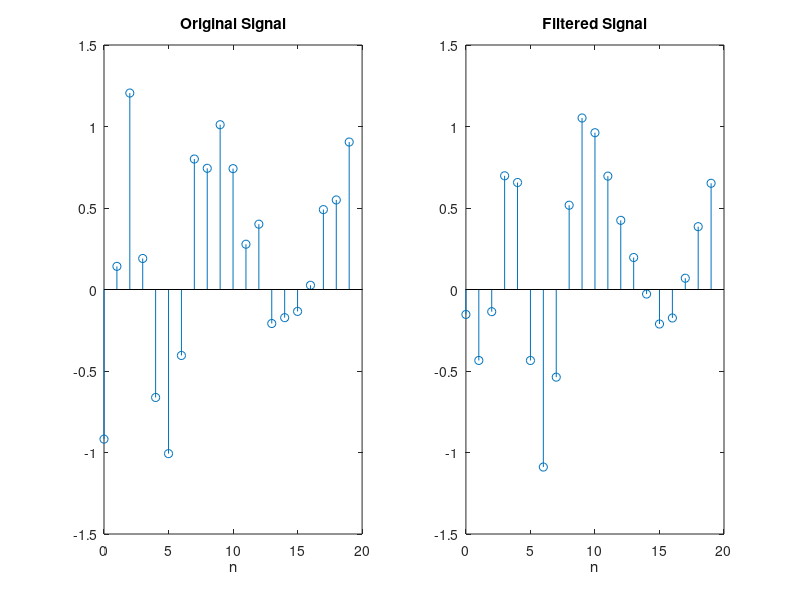

Source code (MATLAB):
signal = [-0.917843918645, 0.141984778794, 1.20536903482, 0.190286794412, -0.662370894973, -1.00700480494, -0.404707073677 ,0.800482325044, 0.743500089861, 1.01090520172, 0.741527555207, 0.277841675195, 0.400833448236, -0.2085993586, -0.172842103641, -0.134316096293, 0.0259303398477, 0.490105989562, 0.549391221511, 0.9047198589];
a = [1.00000000, -2.77555756e-16, 3.33333333e-01, -1.85037171e-17];
b = [0.16666667, 0.5, 0.5, 0.16666667];

out = filter(b,a,signal)

figure
subplot(1,2,1)
stem(0:19, signal)
xlabel('n')
title('Original Signal')

subplot(1,2,2)
stem(0:19, out)
xlabel('n')
title('Filtered Signal')
